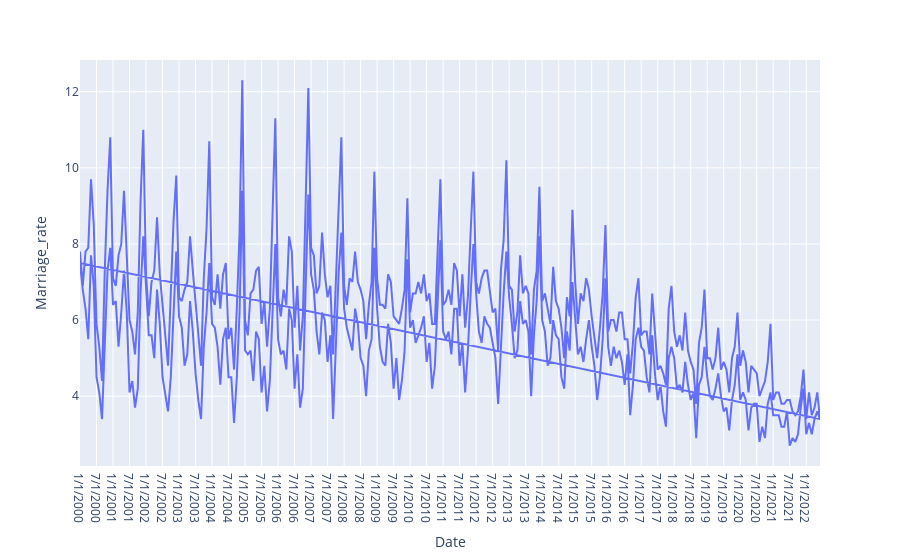

Source (notebook cell):
### Markdown cell above
## Plotly does line plots too

### Code cell
px.line(data_frame=df_region_new, x='Date', y='Marriage_rate', hover_data=['Region'])

### Figure 1 — Plotly figure (JSON) as saved in the notebook; plotly's stock layout.template omitted (floating-point values rounded to 4 significant figures; data arrays with more than 128 entries replaced by an {"elided": "..."} marker saying what was removed)
{"data": [{"customdata": {"elided": "540x1 str values"}, "hovertemplate": "Date=%{x}<br>Marriage_rate=%{y}<br>Region=%{customdata[0]}<extra></extra>", "legendgroup": "", "line": {"color": "#636efa", "dash": "solid"}, "marker": {"symbol": "circle"}, "mode": "lines", "name": "", "orientation": "v", "showlegend": false, "type": "scatter", "x": {"elided": "540 str values"}, "xaxis": "x", "y": {"elided": "540 float values"}, "yaxis": "y"}], "layout": {"legend": {"tracegroupgap": 0}, "margin": {"t": 60}, "xaxis": {"anchor": "y", "domain": [0, 1], "title": {"text": "Date"}}, "yaxis": {"anchor": "x", "domain": [0, 1], "title": {"text": "Marriage_rate"}}}}
